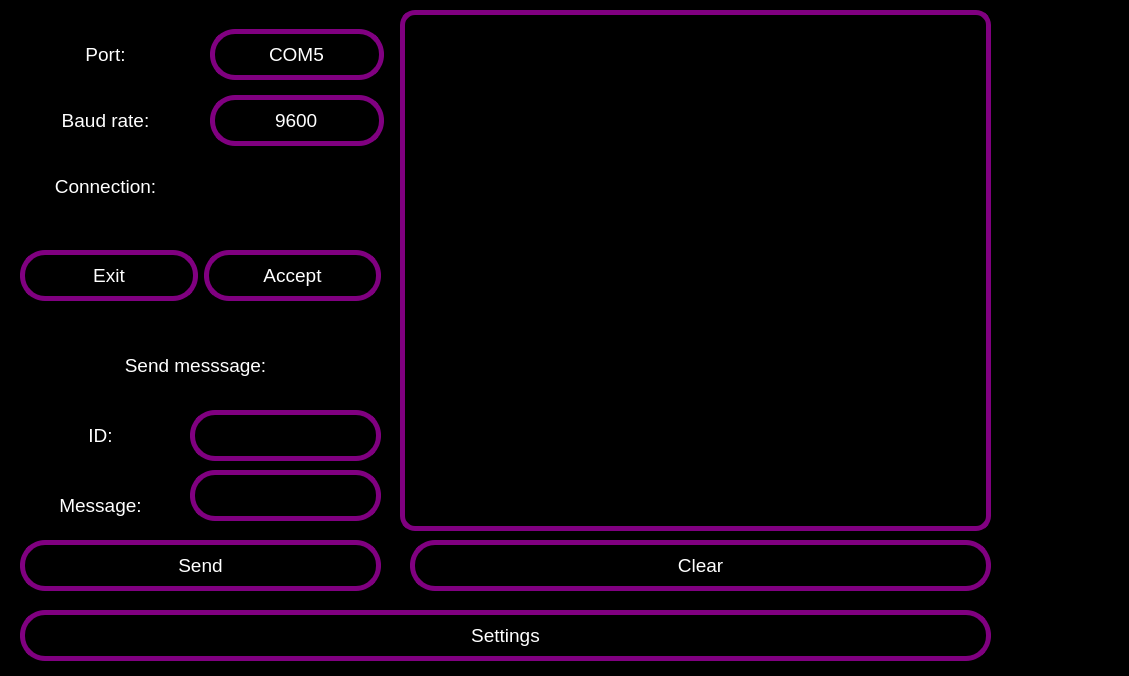
<?xml version="1.0" encoding="UTF-8"?>
<ui version="4.0">
 <class>CAN</class>
 <widget class="QMainWindow" name="CAN">
  <property name="geometry">
   <rect>
    <x>0</x>
    <y>0</y>
    <width>1129</width>
    <height>676</height>
   </rect>
  </property>
  <property name="font">
   <font>
    <pointsize>18</pointsize>
    <weight>75</weight>
    <bold>true</bold>
   </font>
  </property>
  <property name="windowTitle">
   <string>MainWindow</string>
  </property>
  <property name="styleSheet">
   <string notr="true">background-color: black;</string>
  </property>
  <widget class="QWidget" name="centralwidget">
   <widget class="QWidget" name="verticalLayoutWidget">
    <property name="geometry">
     <rect>
      <x>10</x>
      <y>20</y>
      <width>191</width>
      <height>201</height>
     </rect>
    </property>
    <layout class="QVBoxLayout" name="verticalLayout">
     <item>
      <widget class="QPushButton" name="pushButton">
       <property name="minimumSize">
        <size>
         <width>161</width>
         <height>51</height>
        </size>
       </property>
       <property name="font">
        <font>
         <pointsize>14</pointsize>
        </font>
       </property>
       <property name="styleSheet">
        <string notr="true">background-color: black;
color: white;
border-style: solid;
border-width: 5px;
border-radius: 25px;
border-color: black;</string>
       </property>
       <property name="text">
        <string>Port:</string>
       </property>
      </widget>
     </item>
     <item>
      <widget class="QPushButton" name="pushButton_3">
       <property name="minimumSize">
        <size>
         <width>161</width>
         <height>51</height>
        </size>
       </property>
       <property name="font">
        <font>
         <pointsize>14</pointsize>
        </font>
       </property>
       <property name="styleSheet">
        <string notr="true">background-color: black;
color: white;
border-style: solid;
border-width: 5px;
border-radius: 25px;
border-color: black;</string>
       </property>
       <property name="text">
        <string>Baud rate:</string>
       </property>
      </widget>
     </item>
     <item>
      <widget class="QPushButton" name="pushButton_2">
       <property name="minimumSize">
        <size>
         <width>161</width>
         <height>51</height>
        </size>
       </property>
       <property name="font">
        <font>
         <pointsize>14</pointsize>
        </font>
       </property>
       <property name="styleSheet">
        <string notr="true">background-color: black;
color: white;
border-style: solid;
border-width: 5px;
border-radius: 25px;
border-color: black;</string>
       </property>
       <property name="text">
        <string>Connection:</string>
       </property>
      </widget>
     </item>
    </layout>
   </widget>
   <widget class="QWidget" name="horizontalLayoutWidget">
    <property name="geometry">
     <rect>
      <x>20</x>
      <y>230</y>
      <width>361</width>
      <height>91</height>
     </rect>
    </property>
    <layout class="QHBoxLayout" name="horizontalLayout">
     <item>
      <widget class="QPushButton" name="exit_button">
       <property name="minimumSize">
        <size>
         <width>161</width>
         <height>51</height>
        </size>
       </property>
       <property name="font">
        <font>
         <pointsize>14</pointsize>
        </font>
       </property>
       <property name="styleSheet">
        <string notr="true">background-color: black;
color: white;
border-style: solid;
border-width: 5px;
border-radius: 25px;
border-color: purple;</string>
       </property>
       <property name="text">
        <string>Exit</string>
       </property>
      </widget>
     </item>
     <item>
      <widget class="QPushButton" name="accept_button">
       <property name="minimumSize">
        <size>
         <width>161</width>
         <height>51</height>
        </size>
       </property>
       <property name="font">
        <font>
         <pointsize>14</pointsize>
        </font>
       </property>
       <property name="styleSheet">
        <string notr="true">background-color: black;
color: white;
border-style: solid;
border-width: 5px;
border-radius: 25px;
border-color: purple;</string>
       </property>
       <property name="text">
        <string>Accept</string>
       </property>
      </widget>
     </item>
    </layout>
   </widget>
   <widget class="QWidget" name="verticalLayoutWidget_2">
    <property name="geometry">
     <rect>
      <x>210</x>
      <y>20</y>
      <width>174</width>
      <height>201</height>
     </rect>
    </property>
    <layout class="QVBoxLayout" name="verticalLayout_3">
     <item>
      <widget class="QLineEdit" name="port_text">
       <property name="minimumSize">
        <size>
         <width>161</width>
         <height>51</height>
        </size>
       </property>
       <property name="font">
        <font>
         <pointsize>14</pointsize>
        </font>
       </property>
       <property name="styleSheet">
        <string notr="true">background-color: black;
color: white;
border-style: solid;
border-width: 5px;
border-radius: 25px;
border-color: purple;</string>
       </property>
       <property name="text">
        <string>COM5</string>
       </property>
       <property name="alignment">
        <set>Qt::AlignCenter</set>
       </property>
      </widget>
     </item>
     <item>
      <widget class="QLineEdit" name="baud_text">
       <property name="minimumSize">
        <size>
         <width>161</width>
         <height>51</height>
        </size>
       </property>
       <property name="font">
        <font>
         <pointsize>14</pointsize>
        </font>
       </property>
       <property name="styleSheet">
        <string notr="true">background-color: black;
color: white;
border-style: solid;
border-width: 5px;
border-radius: 25px;
border-color: purple;</string>
       </property>
       <property name="text">
        <string>9600</string>
       </property>
       <property name="alignment">
        <set>Qt::AlignCenter</set>
       </property>
      </widget>
     </item>
     <item>
      <widget class="QPushButton" name="connection_button">
       <property name="minimumSize">
        <size>
         <width>161</width>
         <height>51</height>
        </size>
       </property>
       <property name="font">
        <font>
         <pointsize>14</pointsize>
        </font>
       </property>
       <property name="styleSheet">
        <string notr="true">background-color: black;
color: white;
border-style: solid;
border-width: 5px;
border-radius: 25px;
border-color: black;</string>
       </property>
       <property name="text">
        <string/>
       </property>
      </widget>
     </item>
    </layout>
   </widget>
   <widget class="QTextEdit" name="terminal">
    <property name="geometry">
     <rect>
      <x>400</x>
      <y>10</y>
      <width>591</width>
      <height>521</height>
     </rect>
    </property>
    <property name="font">
     <font>
      <pointsize>10</pointsize>
     </font>
    </property>
    <property name="styleSheet">
     <string notr="true">background-color: black;
color: white;
border-style: solid;
border-width: 5px;
border-radius: 15px;
border-color: purple;
</string>
    </property>
    <property name="inputMethodHints">
     <set>Qt::ImhMultiLine</set>
    </property>
    <property name="html">
     <string>&lt;!DOCTYPE HTML PUBLIC &quot;-//W3C//DTD HTML 4.0//EN&quot; &quot;http://www.w3.org/TR/REC-html40/strict.dtd&quot;&gt;
&lt;html&gt;&lt;head&gt;&lt;meta name=&quot;qrichtext&quot; content=&quot;1&quot; /&gt;&lt;style type=&quot;text/css&quot;&gt;
p, li { white-space: pre-wrap; }
&lt;/style&gt;&lt;/head&gt;&lt;body style=&quot; font-family:'MS Shell Dlg 2'; font-size:10pt; font-weight:400; font-style:normal;&quot;&gt;
&lt;p style=&quot;-qt-paragraph-type:empty; margin-top:0px; margin-bottom:0px; margin-left:0px; margin-right:0px; -qt-block-indent:0; text-indent:0px; font-family:'MS Shell Dlg 2'; font-size:14pt;&quot;&gt;&lt;br /&gt;&lt;/p&gt;&lt;/body&gt;&lt;/html&gt;</string>
    </property>
   </widget>
   <widget class="QPushButton" name="clear_btn">
    <property name="geometry">
     <rect>
      <x>410</x>
      <y>540</y>
      <width>581</width>
      <height>51</height>
     </rect>
    </property>
    <property name="minimumSize">
     <size>
      <width>100</width>
      <height>51</height>
     </size>
    </property>
    <property name="font">
     <font>
      <pointsize>14</pointsize>
     </font>
    </property>
    <property name="styleSheet">
     <string notr="true">background-color: black;
color: white;
border-style: solid;
border-width: 5px;
border-radius: 25px;
border-color: purple;</string>
    </property>
    <property name="text">
     <string>Clear</string>
    </property>
   </widget>
   <widget class="QLineEdit" name="send_id_text">
    <property name="geometry">
     <rect>
      <x>190</x>
      <y>410</y>
      <width>191</width>
      <height>51</height>
     </rect>
    </property>
    <property name="minimumSize">
     <size>
      <width>161</width>
      <height>51</height>
     </size>
    </property>
    <property name="font">
     <font>
      <pointsize>14</pointsize>
     </font>
    </property>
    <property name="styleSheet">
     <string notr="true">background-color: black;
color: white;
border-style: solid;
border-width: 5px;
border-radius: 25px;
border-color: purple;</string>
    </property>
    <property name="alignment">
     <set>Qt::AlignCenter</set>
    </property>
   </widget>
   <widget class="QPushButton" name="pushButton_8">
    <property name="geometry">
     <rect>
      <x>20</x>
      <y>340</y>
      <width>351</width>
      <height>51</height>
     </rect>
    </property>
    <property name="minimumSize">
     <size>
      <width>161</width>
      <height>51</height>
     </size>
    </property>
    <property name="font">
     <font>
      <pointsize>14</pointsize>
     </font>
    </property>
    <property name="styleSheet">
     <string notr="true">background-color: black;
color: white;
border-style: solid;
border-width: 5px;
border-radius: 25px;
border-color: black;</string>
    </property>
    <property name="text">
     <string>Send messsage:</string>
    </property>
   </widget>
   <widget class="QPushButton" name="pushButton_9">
    <property name="geometry">
     <rect>
      <x>20</x>
      <y>410</y>
      <width>161</width>
      <height>51</height>
     </rect>
    </property>
    <property name="minimumSize">
     <size>
      <width>161</width>
      <height>51</height>
     </size>
    </property>
    <property name="font">
     <font>
      <pointsize>14</pointsize>
     </font>
    </property>
    <property name="styleSheet">
     <string notr="true">background-color: black;
color: white;
border-style: solid;
border-width: 5px;
border-radius: 25px;
border-color: black;</string>
    </property>
    <property name="text">
     <string>ID:</string>
    </property>
   </widget>
   <widget class="QPushButton" name="pushButton_10">
    <property name="geometry">
     <rect>
      <x>20</x>
      <y>480</y>
      <width>161</width>
      <height>51</height>
     </rect>
    </property>
    <property name="minimumSize">
     <size>
      <width>161</width>
      <height>51</height>
     </size>
    </property>
    <property name="font">
     <font>
      <pointsize>14</pointsize>
     </font>
    </property>
    <property name="styleSheet">
     <string notr="true">background-color: black;
color: white;
border-style: solid;
border-width: 5px;
border-radius: 25px;
border-color: black;</string>
    </property>
    <property name="text">
     <string>Message:</string>
    </property>
   </widget>
   <widget class="QLineEdit" name="send_msg_text">
    <property name="geometry">
     <rect>
      <x>190</x>
      <y>470</y>
      <width>191</width>
      <height>51</height>
     </rect>
    </property>
    <property name="minimumSize">
     <size>
      <width>161</width>
      <height>51</height>
     </size>
    </property>
    <property name="font">
     <font>
      <pointsize>14</pointsize>
     </font>
    </property>
    <property name="styleSheet">
     <string notr="true">background-color: black;
color: white;
border-style: solid;
border-width: 5px;
border-radius: 25px;
border-color: purple;</string>
    </property>
    <property name="alignment">
     <set>Qt::AlignCenter</set>
    </property>
   </widget>
   <widget class="QPushButton" name="send_msg_button">
    <property name="geometry">
     <rect>
      <x>20</x>
      <y>540</y>
      <width>361</width>
      <height>51</height>
     </rect>
    </property>
    <property name="minimumSize">
     <size>
      <width>161</width>
      <height>51</height>
     </size>
    </property>
    <property name="font">
     <font>
      <pointsize>14</pointsize>
     </font>
    </property>
    <property name="styleSheet">
     <string notr="true">background-color: black;
color: white;
border-style: solid;
border-width: 5px;
border-radius: 25px;
border-color: purple;</string>
    </property>
    <property name="text">
     <string>Send</string>
    </property>
   </widget>
   <widget class="QPushButton" name="settings_button">
    <property name="geometry">
     <rect>
      <x>20</x>
      <y>610</y>
      <width>971</width>
      <height>51</height>
     </rect>
    </property>
    <property name="minimumSize">
     <size>
      <width>100</width>
      <height>51</height>
     </size>
    </property>
    <property name="font">
     <font>
      <pointsize>14</pointsize>
     </font>
    </property>
    <property name="styleSheet">
     <string notr="true">background-color: black;
color: white;
border-style: solid;
border-width: 5px;
border-radius: 25px;
border-color: purple;</string>
    </property>
    <property name="text">
     <string>Settings</string>
    </property>
   </widget>
  </widget>
 </widget>
 <resources/>
 <connections/>
</ui>
